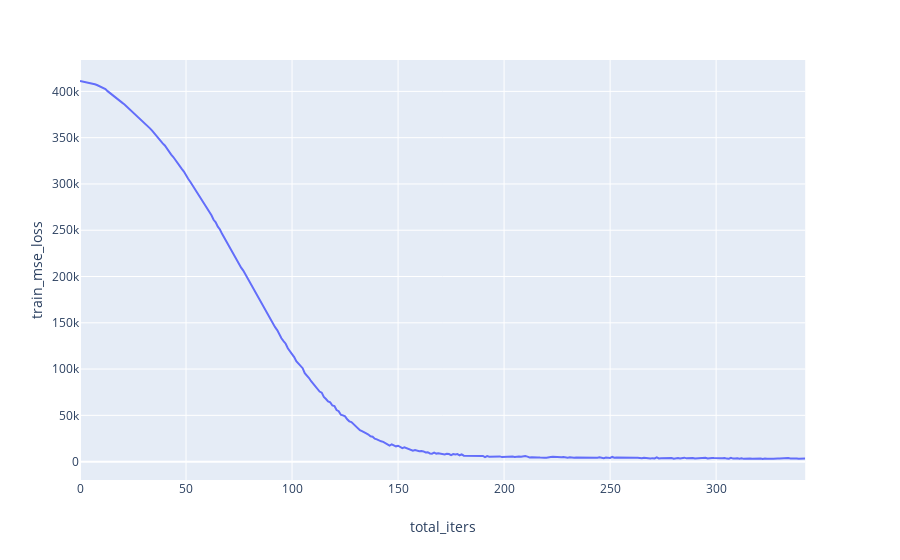

Notebook code cell kept with this figure:
### Markdown cell above
The following two graphs are plotted using plotly.
If you have not installed plotly and the related juputer lab extensions yet, just skip these.

### Code cell
fig = px.line(trainer.training_info, x='total_iters', y='train_mse_loss')
fig.show()

### Figure 1 — Plotly figure (JSON) as saved in the notebook; plotly's stock layout.template omitted (floating-point values rounded to 4 significant figures; data arrays with more than 128 entries replaced by an {"elided": "..."} marker saying what was removed)
{"data": [{"hoverlabel": {"namelength": 0}, "hovertemplate": "total_iters=%{x}<br>train_mse_loss=%{y}", "legendgroup": "", "line": {"color": "#636efa", "dash": "solid"}, "mode": "lines", "name": "", "showlegend": false, "type": "scatter", "x": {"elided": "343 int values"}, "xaxis": "x", "y": {"elided": "343 float values"}, "yaxis": "y"}], "layout": {"autosize": true, "legend": {"tracegroupgap": 0}, "margin": {"t": 60}, "xaxis": {"anchor": "y", "autorange": true, "domain": [0, 0.98], "range": [0, 342], "title": {"text": "total_iters"}, "type": "linear"}, "yaxis": {"anchor": "x", "autorange": true, "domain": [0, 1], "range": [-19840.0, 433900.0], "title": {"text": "train_mse_loss"}, "type": "linear"}}}
